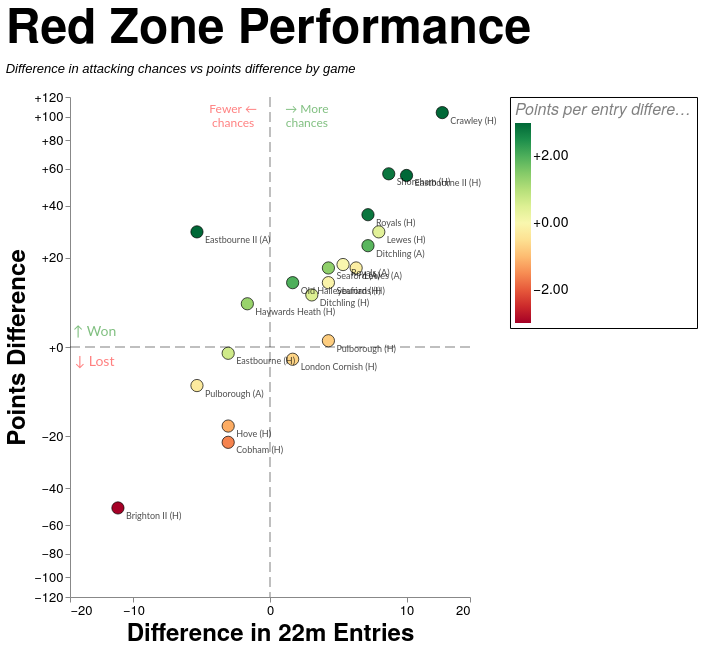

Source (Vega-Lite JSON):
### Vega-Lite specification from a JSON file in a GitHub repository (floating-point values rounded to 4 significant figures)
{"config": {"axis": {"labelFont": "PT Sans Narrow, Helvetica Neue, Helvetica, Arial, sans-serif", "titleFont": "PT Sans Narrow, Helvetica Neue, Helvetica, Arial, sans-serif", "labelFontSize": 13, "titleFontSize": 24, "gridColor": "#202947", "gridOpacity": 0.2, "zindex": 1}, "text": {"font": "Lato, sans-serif"}, "bar": {"cornerRadiusEnd": 5}, "header": {"labelFont": "PT Sans Narrow, Helvetica Neue, Helvetica, Arial, sans-serif", "titleFont": "PT Sans Narrow, Helvetica Neue, Helvetica, Arial, sans-serif", "labelFontSize": 24, "titleFontSize": 28, "labelFontWeight": "bold", "orient": "left"}, "legend": {"labelFont": "PT Sans Narrow, Helvetica Neue, Helvetica, Arial, sans-serif", "titleFont": "PT Sans Narrow, Helvetica Neue, Helvetica, Arial, sans-serif", "labelFontSize": 14, "titleFontSize": 16, "titlePadding": 5, "fillColor": "white", "strokeColor": "black", "padding": 10, "titleFontWeight": "lighter", "titleFontStyle": "italic", "titleColor": "gray", "offset": 10}, "title": {"font": "PT Sans Narrow, Helvetica Neue, Helvetica, Arial, sans-serif", "fontSize": 48, "fontWeight": "bold", "anchor": "start", "align": "center", "titlePadding": 20, "subtitlePadding": 10, "subtitleFontSize": 13, "subtitleColor": "", "subtitleFontStyle": "italic", "offset": 15, "color": "black"}, "axisX": {"labelAngle": 0}, "facet": {"title": null, "header": null, "align": {"row": "each", "column": "each"}}, "resolve": {"scale": {"y": "independent", "facet": "independent"}}, "background": "transparent", "scale": {"offsetBandPaddingOuter": 0.2, "offsetBandPaddingInner": 0.1}, "view": {"stroke": null, "background": "transparent"}}, "layer": [{"data": {"name": "data-d285a7403ed98ae579761d64a864032b"}, "mark": {"type": "rule", "color": "black", "opacity": 0.5, "strokeDash": [10, 5], "strokeWidth": 1}, "encoding": {"x": {"field": "x", "type": "quantitative"}}}, {"data": {"name": "data-a0a55d106695e8d630baff0f16eee66d"}, "mark": {"type": "rule", "color": "black", "opacity": 0.5, "strokeDash": [10, 5], "strokeWidth": 1}, "encoding": {"y": {"field": "y", "type": "quantitative"}}}, {"data": {"name": "data-89e9f36547c51b10aee9c3812d9f4551"}, "mark": {"type": "circle", "fillOpacity": 1.0, "size": 150, "stroke": "black", "strokeOpacity": 0.7, "strokeWidth": 1}, "encoding": {"color": {"field": "pp22_diff", "legend": {"format": "+.2f", "offset": 40, "padding": 5, "title": "Points per entry difference"}, "scale": {"clamp": true, "domain": [-3, 3], "scheme": "redyellowgreen", "zero": true}, "type": "quantitative"}, "tooltip": [{"field": "label", "title": "Game", "type": "nominal"}, {"field": "score", "title": "Score", "type": "nominal"}, {"field": "PD", "format": "+d", "title": "Points Difference", "type": "quantitative"}, {"field": "entries_22m_EGRFC", "title": "EG 22m Entries", "type": "quantitative"}, {"field": "entries_22m_Opposition", "title": "Opp 22m Entries", "type": "quantitative"}, {"field": "points_per_entry_EGRFC", "format": ".2f", "title": "EG pts per entry", "type": "quantitative"}, {"field": "points_per_entry_Opposition", "format": ".2f", "title": "Opp pts per entry", "type": "quantitative"}, {"field": "pp22_diff", "format": "+.2f", "title": "Points per Entry Diff", "type": "quantitative"}, {"field": "tries_EGRFC", "title": "EG tries", "type": "quantitative"}, {"field": "tries_Opposition", "title": "Opp tries", "type": "quantitative"}, {"field": "tries_per_entry_EGRFC", "format": ".0%", "title": "EG tries per entry", "type": "quantitative"}, {"field": "tries_per_entry_Opposition", "format": ".0%", "title": "Opp tries per entry", "type": "quantitative"}, {"field": "tp22_diff", "format": "+.2f", "title": "Tries per Entry Diff", "type": "quantitative"}], "x": {"axis": {"grid": false, "tickCount": 5}, "field": "entries_diff", "scale": {"constant": 5, "domain": [-17.25, 17.25], "nice": true, "type": "symlog"}, "title": "Difference in 22m Entries", "type": "quantitative"}, "y": {"axis": {"format": "+d", "grid": false, "tickCount": 8}, "field": "PD", "scale": {"constant": 20, "domain": [-119.6, 119.6], "nice": true, "type": "symlog"}, "title": "Points Difference", "type": "quantitative"}}, "transform": [{"filter": "(rzSquad == 'All' || datum.squad == rzSquad) && (indexof(rzSeason, datum.season) >= 0) && (rzGameType == 'All' || (rzGameType == 'League + Cup' && (datum.game_type == 'League' || datum.game_type == 'Cup')) || (rzGameType == 'League only' && datum.game_type == 'League') || datum.game_type == rzGameType)"}]}, {"data": {"name": "data-89e9f36547c51b10aee9c3812d9f4551"}, "mark": {"type": "text", "align": "left", "baseline": "middle", "dx": 8, "dy": 8, "fontSize": 9, "opacity": 0.7}, "encoding": {"text": {"field": "label", "type": "nominal"}, "x": {"field": "entries_diff", "type": "quantitative"}, "y": {"field": "PD", "type": "quantitative"}}, "transform": [{"filter": "(rzSquad == 'All' || datum.squad == rzSquad) && (indexof(rzSeason, datum.season) >= 0) && (rzGameType == 'All' || (rzGameType == 'League + Cup' && (datum.game_type == 'League' || datum.game_type == 'Cup')) || (rzGameType == 'League only' && datum.game_type == 'League') || datum.game_type == rzGameType)"}]}, {"data": {"name": "data-ff5b891c7f52bc2a6c266740aed4d223"}, "mark": {"type": "text", "align": "center", "baseline": "middle", "fontSize": 14, "opacity": 0.5}, "encoding": {"color": {"condition": {"test": "(datum.y > 0)", "value": "green"}, "value": "red"}, "text": {"field": "label", "type": "nominal"}, "x": {"field": "x", "type": "quantitative"}, "y": {"field": "y", "type": "quantitative"}}}, {"data": {"name": "data-70cf91c935554955754b7ae78ce9e14e"}, "mark": {"type": "text", "align": "center", "baseline": "middle", "fontSize": 12, "opacity": 0.5}, "encoding": {"color": {"condition": {"test": "(datum.x > 0)", "value": "green"}, "value": "red"}, "text": {"field": "label", "type": "nominal"}, "x": {"field": "x", "type": "quantitative"}, "y": {"field": "y", "type": "quantitative"}}}], "height": 500, "params": [{"name": "rzSquad", "value": "All"}, {"name": "rzSeason", "value": ["2025/26", "2024/25"]}, {"name": "rzGameType", "value": "All"}], "resolve": {"scale": {"color": "independent", "x": "shared", "y": "shared"}}, "title": {"text": "Red Zone Performance", "subtitle": ["Difference in attacking chances vs points difference by game"]}, "width": 400, "$schema": "https://vega.github.io/schema/vega-lite/v5.20.1.json", "datasets": {"data-d285a7403ed98ae579761d64a864032b": [{"x": 0}], "data-a0a55d106695e8d630baff0f16eee66d": [{"y": 0}], "data-89e9f36547c51b10aee9c3812d9f4551": [{"game_id": "2024-09-07_1st_London_Cornish", "date": "2024-09-07T00:00:00", "squad": "1st", "season": "2024/25", "game_type": "League", "label": "London Cornish (H)", "score": "16 - 18", "entries_22m_EGRFC": 7.0, "entries_22m_Opposition": 6.0, "points_EGRFC": 16.0, "points_Opposition": 18.0, "points_per_entry_EGRFC": 2.3, "points_per_entry_Opposition": 3.0, "tries_EGRFC": 2.0, "tries_Opposition": 2.0, "tries_per_entry_EGRFC": 0.2857, "tries_per_entry_Opposition": 0.3333, "PD": -2.0, "entries_diff": 1.0, "pp22_diff": -0.7, "tp22_diff": -0.04762}, {"game_id": "2024-12-14_1st_Old_Haileyburians", "date": "2024-12-14T00:00:00", "squad": "1st", "season": "2024/25", "game_type": "League", "label": "Old Haileyburians (H)", "score": "18 - 5", "entries_22m_EGRFC": 6.0, "entries_22m_Opposition": 5.0, "points_EGRFC": 18.0, "points_Opposition": 5.0, "points_per_entry_EGRFC": 3.0, "points_per_entry_Opposition": 1.0, "tries_EGRFC": 2.0, "tries_Opposition": 1.0, "tries_per_entry_EGRFC": 0.3333, "tries_per_entry_Opposition": 0.2, "PD": 13.0, "entries_diff": 1.0, "pp22_diff": 2.0, "tp22_diff": 0.1333}, {"game_id": "2025-02-15_1st_Eastbourne", "date": "2025-02-15T00:00:00", "squad": "1st", "season": "2024/25", "game_type": "League", "label": "Eastbourne (H)", "score": "14 - 15", "entries_22m_EGRFC": 5.0, "entries_22m_Opposition": 7.0, "points_EGRFC": 14.0, "points_Opposition": 15.0, "points_per_entry_EGRFC": 2.8, "points_per_entry_Opposition": 2.1, "tries_EGRFC": 2.0, "tries_Opposition": 2.0, "tries_per_entry_EGRFC": 0.4, "tries_per_entry_Opposition": 0.2857, "PD": -1.0, "entries_diff": -2.0, "pp22_diff": 0.7, "tp22_diff": 0.1143}, {"game_id": "2025-03-22_1st_Cobham", "date": "2025-03-22T00:00:00", "squad": "1st", "season": "2024/25", "game_type": "League", "label": "Cobham (H)", "score": "21 - 43", "entries_22m_EGRFC": 9.0, "entries_22m_Opposition": 11.0, "points_EGRFC": 21.0, "points_Opposition": 43.0, "points_per_entry_EGRFC": 2.3, "points_per_entry_Opposition": 3.9, "tries_EGRFC": 3.0, "tries_Opposition": 7.0, "tries_per_entry_EGRFC": 0.3333, "tries_per_entry_Opposition": 0.6364, "PD": -22.0, "entries_diff": -2.0, "pp22_diff": -1.6, "tp22_diff": -0.303}, {"game_id": "2025-04-12_1st_Haywards_Heath", "date": "2025-04-12T00:00:00", "squad": "1st", "season": "2024/25", "game_type": "Cup", "label": "Haywards Heath (H)", "score": "45 - 38", "entries_22m_EGRFC": 9.0, "entries_22m_Opposition": 10.0, "points_EGRFC": 45.0, "points_Opposition": 37.0, "points_per_entry_EGRFC": 5.0, "points_per_entry_Opposition": 3.7, "tries_EGRFC": 6.0, "tries_Opposition": 6.0, "tries_per_entry_EGRFC": 0.6667, "tries_per_entry_Opposition": 0.6, "PD": 8.0, "entries_diff": -1.0, "pp22_diff": 1.3, "tp22_diff": 0.06667}, {"game_id": "2025-10-04_1st_Seaford", "date": "2025-10-04T00:00:00", "squad": "1st", "season": "2025/26", "game_type": "League", "label": "Seaford (A)", "score": "27 - 10", "entries_22m_EGRFC": 8.0, "entries_22m_Opposition": 5.0, "points_EGRFC": 27.0, "points_Opposition": 10.0, "points_per_entry_EGRFC": 3.4, "points_per_entry_Opposition": 2.0, "tries_EGRFC": 4.0, "tries_Opposition": 2.0, "tries_per_entry_EGRFC": 0.5, "tries_per_entry_Opposition": 0.4, "PD": 17.0, "entries_diff": 3.0, "pp22_diff": 1.4, "tp22_diff": 0.1}, {"game_id": "2025-10-11_1st_Shoreham", "date": "2025-10-11T00:00:00", "squad": "1st", "season": "2025/26", "game_type": "League", "label": "Shoreham (H)", "score": "69 - 12", "entries_22m_EGRFC": 12.0, "entries_22m_Opposition": 4.0, "points_EGRFC": 69.0, "points_Opposition": 12.0, "points_per_entry_EGRFC": 5.8, "points_per_entry_Opposition": 3.0, "tries_EGRFC": 11.0, "tries_Opposition": 2.0, "tries_per_entry_EGRFC": 0.9167, "tries_per_entry_Opposition": 0.5, "PD": 57.0, "entries_diff": 8.0, "pp22_diff": 2.8, "tp22_diff": 0.4167}, {"game_id": "2025-11-08_1st_Lewes", "date": "2025-11-08T00:00:00", "squad": "1st", "season": "2025/26", "game_type": "League", "label": "Lewes (H)", "score": "43 - 14", "entries_22m_EGRFC": 11.0, "entries_22m_Opposition": 4.0, "points_EGRFC": 43.0, "points_Opposition": 14.0, "points_per_entry_EGRFC": 3.9, "points_per_entry_Opposition": 3.5, "tries_EGRFC": 7.0, "tries_Opposition": 2.0, "tries_per_entry_EGRFC": 0.6364, "tries_per_entry_Opposition": 0.5, "PD": 29.0, "entries_diff": 7.0, "pp22_diff": 0.4, "tp22_diff": 0.1364}, {"game_id": "2025-11-15_1st_Hove", "date": "2025-11-15T00:00:00", "squad": "1st", "season": "2025/26", "game_type": "Cup", "label": "Hove (H)", "score": "15 - 32", "entries_22m_EGRFC": 10.0, "entries_22m_Opposition": 12.0, "points_EGRFC": 15.0, "points_Opposition": 32.0, "points_per_entry_EGRFC": 1.5, "points_per_entry_Opposition": 2.7, "tries_EGRFC": 2.0, "tries_Opposition": 5.0, "tries_per_entry_EGRFC": 0.2, "tries_per_entry_Opposition": 0.4167, "PD": -17.0, "entries_diff": -2.0, "pp22_diff": -1.2, "tp22_diff": -0.2167}, {"game_id": "2025-11-22_1st_Pulborough", "date": "2025-11-22T00:00:00", "squad": "1st", "season": "2025/26", "game_type": "League", "label": "Pulborough (A)", "score": "5 - 12", "entries_22m_EGRFC": 5.0, "entries_22m_Opposition": 9.0, "points_EGRFC": 5.0, "points_Opposition": 12.0, "points_per_entry_EGRFC": 1.0, "points_per_entry_Opposition": 1.3, "tries_EGRFC": 1.0, "tries_Opposition": 2.0, "tries_per_entry_EGRFC": 0.2, "tries_per_entry_Opposition": 0.2222, "PD": -7.0, "entries_diff": -4.0, "pp22_diff": -0.3, "tp22_diff": -0.02222}, {"game_id": "2025-11-29_1st_Eastbourne", "date": "2025-11-29T00:00:00", "squad": "1st", "season": "2025/26", "game_type": "League", "label": "Eastbourne II (H)", "score": "56 - 0", "entries_22m_EGRFC": 13.0, "entries_22m_Opposition": 3.0, "points_EGRFC": 56.0, "points_Opposition": 0.0, "points_per_entry_EGRFC": 4.3, "points_per_entry_Opposition": 0.0, "tries_EGRFC": 10.0, "tries_Opposition": 0.0, "tries_per_entry_EGRFC": 0.7692, "tries_per_entry_Opposition": 0.0, "PD": 56.0, "entries_diff": 10.0, "pp22_diff": 4.3, "tp22_diff": 0.7692}, {"game_id": "2025-12-20_1st_Ditchling", "date": "2025-12-20T00:00:00", "squad": "1st", "season": "2025/26", "game_type": "League", "label": "Ditchling (H)", "score": "29 - 19", "entries_22m_EGRFC": 11.0, "entries_22m_Opposition": 9.0, "points_EGRFC": 29.0, "points_Opposition": 19.0, "points_per_entry_EGRFC": 2.6, "points_per_entry_Opposition": 2.1, "tries_EGRFC": 5.0, "tries_Opposition": 3.0, "tries_per_entry_EGRFC": 0.4545, "tries_per_entry_Opposition": 0.3333, "PD": 10.0, "entries_diff": 2.0, "pp22_diff": 0.5, "tp22_diff": 0.1212}, {"game_id": "2026-01-10_1st_Royals", "date": "2026-01-10T00:00:00", "squad": "1st", "season": "2025/26", "game_type": "League", "label": "Royals (H)", "score": "49 - 5", "entries_22m_EGRFC": 10.0, "entries_22m_Opposition": 4.0, "points_EGRFC": 41.0, "points_Opposition": 5.0, "points_per_entry_EGRFC": 4.1, "points_per_entry_Opposition": 1.3, "tries_EGRFC": 7.0, "tries_Opposition": 1.0, "tries_per_entry_EGRFC": 0.7, "tries_per_entry_Opposition": 0.25, "PD": 36.0, "entries_diff": 6.0, "pp22_diff": 2.8, "tp22_diff": 0.45}, {"game_id": "2026-01-24_1st_Brighton", "date": "2026-01-24T00:00:00", "squad": "1st", "season": "2025/26", "game_type": "League", "label": "Brighton II (H)", "score": "0 - 50", "entries_22m_EGRFC": 3.0, "entries_22m_Opposition": 15.0, "points_EGRFC": 0.0, "points_Opposition": 50.0, "points_per_entry_EGRFC": 0.0, "points_per_entry_Opposition": 3.3, "tries_EGRFC": 0.0, "tries_Opposition": 8.0, "tries_per_entry_EGRFC": 0.0, "tries_per_entry_Opposition": 0.5333, "PD": -50.0, "entries_diff": -12.0, "pp22_diff": -3.3, "tp22_diff": -0.5333}, {"game_id": "2026-02-14_1st_Lewes", "date": "2026-02-14T00:00:00", "squad": "1st", "season": "2025/26", "game_type": "League", "label": "Lewes (A)", "score": "39 - 21", "entries_22m_EGRFC": 11.0, "entries_22m_Opposition": 6.0, "points_EGRFC": 39.0, "points_Opposition": 22.0, "points_per_entry_EGRFC": 3.5, "points_per_entry_Opposition": 3.7, "tries_EGRFC": 6.0, "tries_Opposition": 3.0, "tries_per_entry_EGRFC": 0.5455, "tries_per_entry_Opposition": 0.5, "PD": 17.0, "entries_diff": 5.0, "pp22_diff": -0.2, "tp22_diff": 0.04545}, {"game_id": "2026-02-28_1st_Pulborough", "date": "2026-02-28T00:00:00", "squad": "1st", "season": "2025/26", "game_type": "League", "label": "Pulborough (H)", "score": "14 - 13", "entries_22m_EGRFC": 8.0, "entries_22m_Opposition": 5.0, "points_EGRFC": 14.0, "points_Opposition": 13.0, "points_per_entry_EGRFC": 1.8, "points_per_entry_Opposition": 2.6, "tries_EGRFC": 1.0, "tries_Opposition": 2.0, "tries_per_entry_EGRFC": 0.125, "tries_per_entry_Opposition": 0.4, "PD": 1.0, "entries_diff": 3.0, "pp22_diff": -0.8, "tp22_diff": -0.275}, {"game_id": "2026-03-07_1st_Eastbourne", "date": "2026-03-07T00:00:00", "squad": "1st", "season": "2025/26", "game_type": "League", "label": "Eastbourne II (A)", "score": "29 - 0", "entries_22m_EGRFC": 6.0, "entries_22m_Opposition": 10.0, "points_EGRFC": 29.0, "points_Opposition": 0.0, "points_per_entry_EGRFC": 4.8, "points_per_entry_Opposition": 0.0, "tries_EGRFC": 5.0, "tries_Opposition": 0.0, "tries_per_entry_EGRFC": 0.8333, "tries_per_entry_Opposition": 0.0, "PD": 29.0, "entries_diff": -4.0, "pp22_diff": 4.8, "tp22_diff": 0.8333}, {"game_id": "2026-03-21_1st_Crawley", "date": "2026-03-21T00:00:00", "squad": "1st", "season": "2025/26", "game_type": "League", "label": "Crawley (H)", "score": "118 - 14", "entries_22m_EGRFC": 20.0, "entries_22m_Opposition": 5.0, "points_EGRFC": 118.0, "points_Opposition": 14.0, "points_per_entry_EGRFC": 5.9, "points_per_entry_Opposition": 2.8, "tries_EGRFC": 18.0, "tries_Opposition": 2.0, "tries_per_entry_EGRFC": 0.9, "tries_per_entry_Opposition": 0.4, "PD": 104.0, "entries_diff": 15.0, "pp22_diff": 3.1, "tp22_diff": 0.5}, {"game_id": "2026-03-28_1st_Ditchling", "date": "2026-03-28T00:00:00", "squad": "1st", "season": "2025/26", "game_type": "League", "label": "Ditchling (A)", "score": "27 - 3", "entries_22m_EGRFC": 11.0, "entries_22m_Opposition": 5.0, "points_EGRFC": 27.0, "points_Opposition": 3.0, "points_per_entry_EGRFC": 2.5, "points_per_entry_Opposition": 0.6, "tries_EGRFC": 4.0, "tries_Opposition": 0.0, "tries_per_entry_EGRFC": 0.3636, "tries_per_entry_Opposition": 0.0, "PD": 24.0, "entries_diff": 6.0, "pp22_diff": 1.9, "tp22_diff": 0.3636}, {"game_id": "2026-04-11_1st_Royals", "date": "2026-04-11T00:00:00", "squad": "1st", "season": "2025/26", "game_type": "League", "label": "Royals (A)", "score": "45 - 27", "entries_22m_EGRFC": 10.0, "entries_22m_Opposition": 6.0, "points_EGRFC": 45.0, "points_Opposition": 27.0, "points_per_entry_EGRFC": 4.5, "points_per_entry_Opposition": 4.5, "tries_EGRFC": 7.0, "tries_Opposition": 4.0, "tries_per_entry_EGRFC": 0.7, "tries_per_entry_Opposition": 0.6667, "PD": 18.0, "entries_diff": 4.0, "pp22_diff": 0.0, "tp22_diff": 0.03333}, {"game_id": "2026-04-18_1st_Seaford", "date": "2026-04-18T00:00:00", "squad": "1st", "season": "2025/26", "game_type": "League", "label": "Seaford (H)", "score": "40 - 27", "entries_22m_EGRFC": 9.0, "entries_22m_Opposition": 6.0, "points_EGRFC": 40.0, "points_Opposition": 27.0, "points_per_entry_EGRFC": 4.4, "points_per_entry_Opposition": 4.5, "tries_EGRFC": 6.0, "tries_Opposition": 5.0, "tries_per_entry_EGRFC": 0.6667, "tries_per_entry_Opposition": 0.8333, "PD": 13.0, "entries_diff": 3.0, "pp22_diff": -0.1, "tp22_diff": -0.1667}], "data-ff5b891c7f52bc2a6c266740aed4d223": [{"x": -15.53, "y": 2.392, "label": "↑ Won"}, {"x": -15.53, "y": -2.392, "label": "↓ Lost"}], "data-70cf91c935554955754b7ae78ce9e14e": [{"x": 1.725, "y": 107.6, "label": ["→ More", "chances"]}, {"x": -1.725, "y": 107.6, "label": ["Fewer ←", "chances"]}]}}
